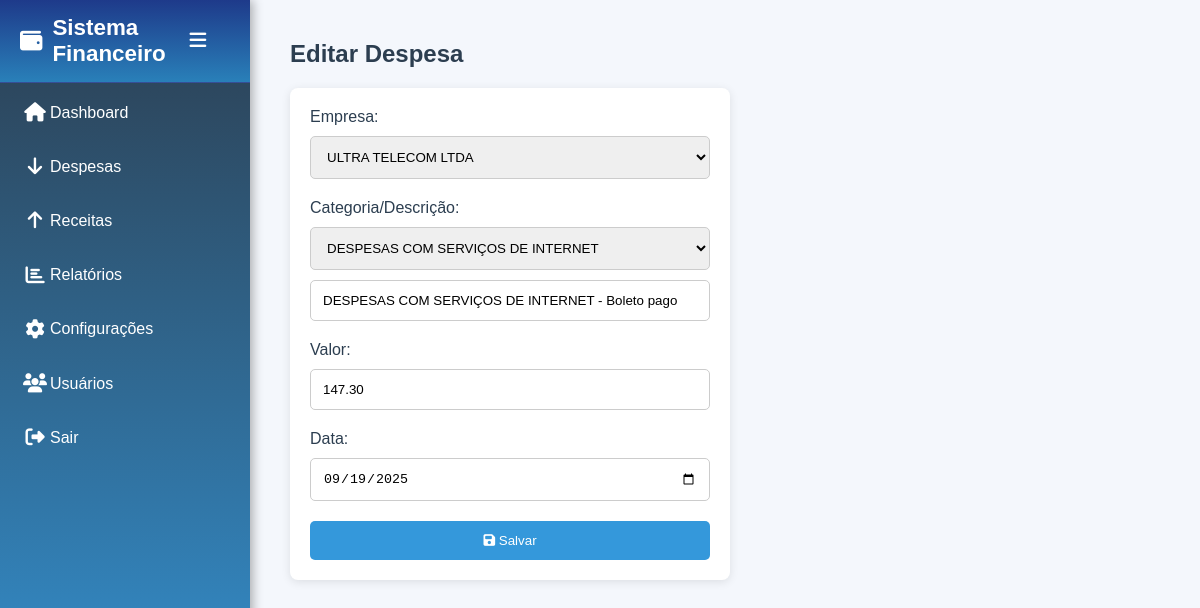
Page /despesas/editar.php?id=1133 (signed in) on the committed database.
### tables this page shows
CREATE TABLE `transacoes` (
  `id` int(11) NOT NULL,
  `tipo` enum('receita','despesa') NOT NULL,
  `descricao` varchar(255) NOT NULL,
  `valor` decimal(10,2) NOT NULL,
  `data` date NOT NULL,
  `usuario_id` int(11) NOT NULL,
  `categoria_id` int(11) DEFAULT NULL,
  `empresa_id` int(11) DEFAULT NULL,
  `empresa_pagadora_id` int(11) DEFAULT NULL,
  `contrato_id` int(11) DEFAULT NULL,
  `centro_custo_id` int(11) DEFAULT NULL,
  `status_pagamento` enum('pendente','pago') DEFAULT 'pendente',
  `parcela_numero` int(11) DEFAULT 1,
  `parcela_total` int(11) DEFAULT 1
);

CREATE TABLE `empresas_pagaveis` (
  `id` int(11) NOT NULL,
  `nome_empresa` varchar(100) NOT NULL,
  `cnpj` varchar(20) DEFAULT NULL,
  `endereco` varchar(255) DEFAULT NULL,
  `contato` varchar(100) DEFAULT NULL,
  `status` enum('ativo','inativo') DEFAULT 'ativo'
);

CREATE TABLE `categorias` (
  `id` int(11) NOT NULL,
  `nome` varchar(100) NOT NULL,
  `tipo` enum('receita','despesa') NOT NULL,
  `descricao` varchar(255) DEFAULT NULL,
  `status` enum('ativo','inativo') DEFAULT 'ativo'
);

### despesas/editar.php (the view, shortened to what this page needs)
<?php
include_once __DIR__ . '/../config.php';
$id = isset($_GET['id']) ? (int)$_GET['id'] : 0;
$stmt = $pdo->prepare("SELECT * FROM transacoes WHERE id = :id AND tipo = 'despesa'");
$stmt->execute(['id' => $id]);
$despesa = $stmt->fetch();
$stmt = $pdo->query("SELECT * FROM categorias WHERE tipo = 'despesa' AND status = 'ativo'");
$categorias = $stmt->fetchAll();
$stmt = $pdo->query("SELECT * FROM empresas_pagaveis WHERE status = 'ativo'");
$empresas = $stmt->fetchAll();
?>
<!DOCTYPE html>
<html lang="pt-br">
<head>
    <link rel="stylesheet" href="https://cdnjs.cloudflare.com/ajax/libs/font-awesome/6.4.2/css/all.min.css">
</head>
<body>
    <?php include_once __DIR__ . '/../sidebar.php'; ?>
    <div class="container">
        <h2>Editar Despesa</h2>
        <form method="POST">
            <div class="form-group">
                <label for="empresa_id">Empresa:</label>
                <select id="empresa_id" name="empresa_id">
                    <?php foreach ($empresas as $empresa): ?>
                        <option value="<?php echo $empresa['id']; ?>" <?php echo $empresa['id'] == $despesa['empresa_id'] ? 'selected' : ''; ?>>
                            <?php echo htmlspecialchars($empresa['nome_empresa']); ?>
                        </option>
                    <?php endforeach; ?>
                </select>
            </div>
            <div class="form-group">
                <label for="categoria_id">Categoria/Descrição:</label>
                <select id="categoria_id" name="categoria_id">
                    <?php foreach ($categorias as $categoria): ?>
                        <option value="<?php echo $categoria['id']; ?>" <?php echo $categoria['id'] == $despesa['categoria_id'] ? 'selected' : ''; ?>>
                            <?php echo htmlspecialchars($categoria['nome']); ?>
                        </option>
                    <?php endforeach; ?>
                </select>
                <input type="text" name="descricao" value="<?php echo htmlspecialchars($despesa['descricao']); ?>" placeholder="Descrição adicional" style="margin-top: 5px;">
            </div>
            <div class="form-group">
                <label for="valor">Valor:</label>
                <input type="number" id="valor" name="valor" step="0.01" value="<?php echo $despesa['valor']; ?>" required>
            </div>
            <div class="form-group">
                <label for="data">Data:</label>
                <input type="date" id="data" name="data" value="<?php echo $despesa['data']; ?>" required>
            </div>
            <button type="submit"><i class="fas fa-save"></i> Salvar</button>
        </form>
    </div>
</body>
</html>

### despesas/editar.php (style rules this page uses)
body { font-family: Arial, sans-serif; margin: 0; background: #f4f7fc; }
.container { margin-left: 270px; padding: 20px; transition: margin-left 0.3s ease; }
h2 { color: #2c3e50; }
form { background: #ffffff; padding: 20px; border-radius: 8px; box-shadow: 0 2px 10px rgba(0, 0, 0, 0.1); width: 400px; max-width: 100%; }
.form-group { margin-bottom: 15px; }
label { display: block; color: #2c3e50; margin-bottom: 5px; }
input, select { width: 100%; padding: 12px; margin: 5px 0; border: 1px solid #ccc; border-radius: 5px; box-sizing: border-box; }
button { width: 100%; padding: 12px; background: #3498db; color: #ffffff; border: none; border-radius: 5px; cursor: pointer; transition: background 0.3s; }

### sidebar.php (style rules this page uses)
body { margin: 0; font-family: Arial, sans-serif; }

### rows in the picture
transacoes: empresa_id "ULTRA TELECOM LTDA", categoria_id "DESPESAS COM SERVIÇOS DE INTERNET", descricao "DESPESAS COM SERVIÇOS DE INTERNET - Boleto pago", valor "147.30", data "09/19/2025"
